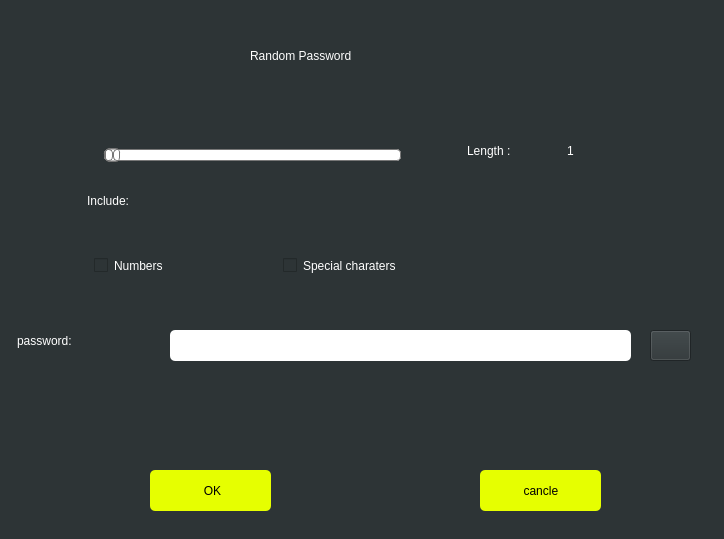
<?xml version="1.0" encoding="UTF-8"?>
<ui version="4.0">
 <class>rand_gen</class>
 <widget class="QWidget" name="rand_gen">
  <property name="geometry">
   <rect>
    <x>0</x>
    <y>0</y>
    <width>724</width>
    <height>539</height>
   </rect>
  </property>
  <property name="windowTitle">
   <string>Form</string>
  </property>
  <property name="styleSheet">
   <string notr="true">background-color: rgb(45, 52, 54);
padding-left:4px ; </string>
  </property>
  <widget class="QLabel" name="title">
   <property name="geometry">
    <rect>
     <x>240</x>
     <y>30</y>
     <width>261</width>
     <height>51</height>
    </rect>
   </property>
   <property name="styleSheet">
    <string notr="true">font: 63 16pt &quot;Segoe UI Semibold&quot;;
color: rgb(255, 255, 255);
padding-left: 7px ; 
</string>
   </property>
   <property name="text">
    <string>Random Password</string>
   </property>
  </widget>
  <widget class="QPushButton" name="ok_button">
   <property name="geometry">
    <rect>
     <x>150</x>
     <y>470</y>
     <width>121</width>
     <height>41</height>
    </rect>
   </property>
   <property name="styleSheet">
    <string notr="true">background-color: rgb(230, 255, 0);
font: 10pt &quot;Segoe UI&quot;;
padding-left:4px ; 
border-radius: 5px ; 
</string>
   </property>
   <property name="text">
    <string>OK</string>
   </property>
  </widget>
  <widget class="QPushButton" name="cancle_button">
   <property name="geometry">
    <rect>
     <x>480</x>
     <y>470</y>
     <width>121</width>
     <height>41</height>
    </rect>
   </property>
   <property name="styleSheet">
    <string notr="true">background-color: rgb(230, 255, 0);
font: 10pt &quot;Segoe UI&quot;;
padding-left:4px ; 
border-radius: 5px ; 
</string>
   </property>
   <property name="text">
    <string>cancle </string>
   </property>
  </widget>
  <widget class="QLabel" name="password_holder">
   <property name="geometry">
    <rect>
     <x>10</x>
     <y>330</y>
     <width>81</width>
     <height>21</height>
    </rect>
   </property>
   <property name="styleSheet">
    <string notr="true">color: rgb(255, 255, 255);
font: 63 10pt &quot;Segoe UI&quot;;</string>
   </property>
   <property name="text">
    <string>password:</string>
   </property>
  </widget>
  <widget class="QLabel" name="label">
   <property name="geometry">
    <rect>
     <x>460</x>
     <y>140</y>
     <width>81</width>
     <height>21</height>
    </rect>
   </property>
   <property name="styleSheet">
    <string notr="true">font: 63 10pt &quot;Segoe UI Semibold&quot;;
color: rgb(255, 255, 255);</string>
   </property>
   <property name="text">
    <string>Length :</string>
   </property>
  </widget>
  <widget class="QLabel" name="pass_len">
   <property name="geometry">
    <rect>
     <x>560</x>
     <y>140</y>
     <width>41</width>
     <height>21</height>
    </rect>
   </property>
   <property name="styleSheet">
    <string notr="true">color: rgb(255, 255, 255);
font: 63 10pt &quot;Segoe UI&quot;;</string>
   </property>
   <property name="text">
    <string>1</string>
   </property>
  </widget>
  <widget class="QPushButton" name="pushButton">
   <property name="geometry">
    <rect>
     <x>650</x>
     <y>330</y>
     <width>41</width>
     <height>31</height>
    </rect>
   </property>
   <property name="styleSheet">
    <string notr="true">image: url(:/img/images/copy_symbol.png);</string>
   </property>
   <property name="text">
    <string/>
   </property>
  </widget>
  <widget class="QLineEdit" name="generated_pass">
   <property name="geometry">
    <rect>
     <x>170</x>
     <y>330</y>
     <width>461</width>
     <height>31</height>
    </rect>
   </property>
   <property name="styleSheet">
    <string notr="true">border-radius: 5px;
background-color: rgb(255, 255, 255);
color: rgb(0,0,0); 
padding-left: 7px ; 
font: 63 10pt &quot;Yu Gothic UI Semibold&quot;;</string>
   </property>
  </widget>
  <widget class="QSlider" name="horizontalSlider">
   <property name="geometry">
    <rect>
     <x>100</x>
     <y>140</y>
     <width>301</width>
     <height>31</height>
    </rect>
   </property>
   <property name="styleSheet">
    <string notr="true">QSlider::groove:horizontal {
border: 1px solid #bbb;
background: white;
height: 10px;
border-radius: 4px;
}

QSlider::sub-page:horizontal {
background: qlineargradient(x1: 0, y1: 0,    x2: 0, y2: 1,
    stop: 0 #66e, stop: 1 #bbf);
background: qlineargradient(x1: 0, y1: 0.2, x2: 1, y2: 1,
    stop: 0 #bbf, stop: 1 #55f);
border: 1px solid #777;
height: 10px;
border-radius: 4px;
}

QSlider::add-page:horizontal {
background: #fff;
border: 1px solid #777;
height: 10px;
border-radius: 4px;
}

QSlider::handle:horizontal {
background: qlineargradient(x1:0, y1:0, x2:1, y2:1,
    stop:0 #eee, stop:1 #ccc);
border: 1px solid #777;
width: 13px;
margin-top: -2px;
margin-bottom: -2px;
border-radius: 4px;
}

QSlider::handle:horizontal:hover {
background: qlineargradient(x1:0, y1:0, x2:1, y2:1,
    stop:0 #fff, stop:1 #ddd);
border: 1px solid #444;
border-radius: 4px;
}

QSlider::sub-page:horizontal:disabled {
background: #bbb;
border-color: #999;
}

QSlider::add-page:horizontal:disabled {
background: #eee;
border-color: #999;
}

QSlider::handle:horizontal:disabled {
background: #eee;
border: 1px solid #aaa;
border-radius: 4px;
}</string>
   </property>
   <property name="minimum">
    <number>1</number>
   </property>
   <property name="maximum">
    <number>128</number>
   </property>
   <property name="orientation">
    <enum>Qt::Horizontal</enum>
   </property>
  </widget>
  <widget class="QLabel" name="password_holder_2">
   <property name="geometry">
    <rect>
     <x>80</x>
     <y>190</y>
     <width>71</width>
     <height>21</height>
    </rect>
   </property>
   <property name="styleSheet">
    <string notr="true">color: rgb(255, 255, 255);
font: 63 10pt &quot;Segoe UI&quot;;</string>
   </property>
   <property name="text">
    <string>Include: </string>
   </property>
  </widget>
  <widget class="QWidget" name="horizontalLayoutWidget">
   <property name="geometry">
    <rect>
     <x>90</x>
     <y>250</y>
     <width>371</width>
     <height>31</height>
    </rect>
   </property>
   <layout class="QHBoxLayout" name="horizontalLayout">
    <item>
     <widget class="QCheckBox" name="checkBox_2">
      <property name="styleSheet">
       <string notr="true">color: rgb(255, 255, 255);
font: 63 9pt &quot;Segoe UI&quot;;</string>
      </property>
      <property name="text">
       <string>Numbers</string>
      </property>
     </widget>
    </item>
    <item>
     <widget class="QCheckBox" name="checkBox">
      <property name="styleSheet">
       <string notr="true">color: rgb(255, 255, 255);
font: 63 9pt &quot;Segoe UI&quot;;</string>
      </property>
      <property name="text">
       <string>Special charaters</string>
      </property>
     </widget>
    </item>
   </layout>
  </widget>
 </widget>
 <resources/>
 <connections/>
</ui>
